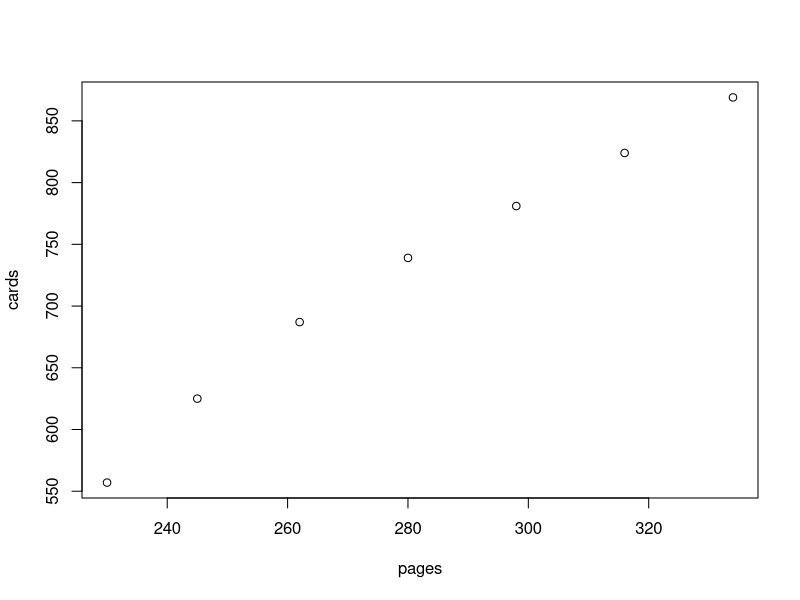

R code for this plot:
## ---- chunk 1
cards <- c(557, 625, 687, 739, 781, 824, 869)
pages <- c(230, 245, 262, 280, 298, 316, 334)
## ---- chunk 2
plot(pages,cards)
## ---- chunk 3
model1 <- lm(cards~pages)
summary(model1)
## ---- chunk 4
predict(model1, data.frame(pages=849), interval = "prediction")
